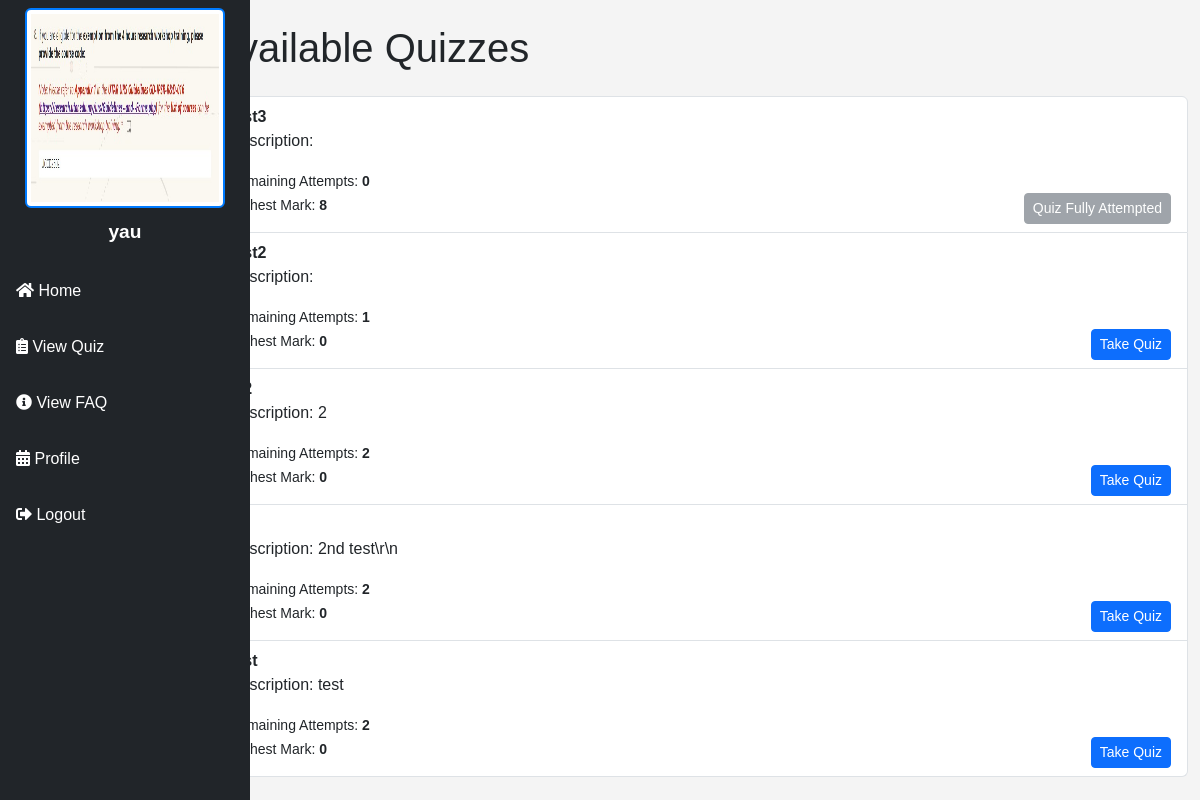
Page /view_quiz.php (signed in) on the committed database.
### tables this page shows
CREATE TABLE `quizzes` (
  `id` int(11) NOT NULL,
  `title` varchar(255) NOT NULL,
  `description` text DEFAULT NULL,
  `created_at` timestamp NOT NULL DEFAULT current_timestamp(),
  `updated_at` timestamp NOT NULL DEFAULT current_timestamp() ON UPDATE current_timestamp(),
  `duration` int(11) DEFAULT 0,
  `max_attempts` int(11) DEFAULT 2
);

CREATE TABLE `quiz_attempts` (
  `id` int(11) NOT NULL,
  `user_id` int(11) DEFAULT NULL,
  `quiz_id` int(11) DEFAULT NULL,
  `attempt_count` int(11) DEFAULT 0,
  `last_attempt` timestamp NOT NULL DEFAULT current_timestamp()
);

### view_quiz.php (the view, shortened to what this page needs)
<?php
include('./config/session_timeout.php');
$username = $_SESSION['user'];
$user_result = $conn->query("SELECT id FROM users WHERE username = '$username'");
$user = $user_result->fetch_assoc();
$user_id = $user['id'];
$result = $conn->query("SELECT * FROM quizzes ORDER BY created_at DESC");
?>
<!DOCTYPE html>
<html lang="en">
<head>
    <link href="https://cdn.jsdelivr.net/npm/bootstrap@5.3.0-alpha1/dist/css/bootstrap.min.css" rel="stylesheet">
    <link rel="stylesheet" href="https://cdnjs.cloudflare.com/ajax/libs/font-awesome/5.15.4/css/all.min.css">
    <link rel="stylesheet" href="./assets/css/style.css">
</head>
<body>
    <div class="container-fluid">
        <div class="row">
            <div class="col-2 p-0">
                <?php include('./config/sidebar.php'); ?>
            </div>
            <div class="col-10">
                <h1 class="my-4">Available Quizzes</h1>
                <ul class="list-group">
                    <?php while ($row = $result->fetch_assoc()): ?>
                        <?php
                        $quiz_id = $row['id'];
                        $attempt_result = $conn->query("SELECT attempt_count FROM quiz_attempts WHERE user_id = $user_id AND quiz_id = $quiz_id");
                        $attempt = $attempt_result->fetch_assoc();
                        $attempt_count = $attempt['attempt_count'] ?? 0;
                        $remaining_attempts = $row['max_attempts'] - $attempt_count;
                        $highest_score_result = $conn->query("SELECT MAX(score) AS highest_score FROM results WHERE user_id = $user_id AND quiz_id = $quiz_id");
                        $highest_score = $highest_score_result->fetch_assoc();
                        $highest_score_output = $highest_score['highest_score'] ?? 0;
                        ?>
                        <li class="list-group-item">
                            <strong><?php echo htmlspecialchars($row['title']); ?></strong><br>
                            <p>Description: <?php echo htmlspecialchars($row['description']); ?><br></p>
                            <small>Remaining Attempts: <strong><?php echo $remaining_attempts; ?></strong></small><br>
                            <small>Highest Mark: <strong><?php echo $highest_score_output; ?></strong></small>
                            <?php if ($attempt_count < $row['max_attempts']): ?>
                                <a href="take_quiz.php?quiz_id=<?php echo $row['id']; ?>"
                                    class="btn btn-primary btn-sm float-end" onclick="return confirmTakeQuiz();">Take Quiz</a>
                            <?php else: ?>
                                <button class="btn btn-secondary btn-sm float-end" disabled>Quiz Fully Attempted</button>
                            <?php endif; ?>
                        </li>
                    <?php endwhile; ?>
                </ul>
            </div>
        </div>
    </div>
</body>
</html>

### config/sidebar.php (shortened to what this page needs)
<div class="sidebar l-navbar bg-dark text-white vh-100" id="nav-bar">
    <div class="sidebar_inner">
        <div class="profile_info">
            <div class="profile_data">
                <?php if (!empty($_SESSION['profile_image'])): ?>
                    <img src="<?= $_SESSION['profile_image'] ?>" alt="Profile Picture" class="img-thumbnail mt-2"
                        width="100">
                <?php endif; ?>
                <p class="name"><?php echo htmlspecialchars($_SESSION['user']); ?></p>
            </div>
        </div>
        <ul class="sidebar_menu list-unstyled">
            <li class="nav-item">
                <a href="home.php" class="nav-link text-white">
                    <i class="fas fa-home"></i> Home
                </a>
            </li>
            <?php if ($_SESSION['role_id'] == 3):  ?>
                <li class="nav-item">
                    <a href="view_quiz.php" class="nav-link text-white">
                        <i class="fas fa-clipboard-list"></i> View Quiz
                    </a>
                </li>
            <?php endif; ?>
            <?php if ($_SESSION['role_id'] == 1 || $_SESSION['role_id'] == 2):  ?>
                <li class="nav-item">
                    <a href="faq.php" class="nav-link text-white">
                        <i class="fas fa-info-circle"></i> Manage FAQ
                    </a>
                </li>
            <?php elseif ($_SESSION['role_id'] == 3):  ?>
                <li class="nav-item">
                    <a href="view_faq.php" class="nav-link text-white">
                        <i class="fas fa-info-circle"></i> View FAQ
                    </a>
                </li>
            <?php endif; ?>
            <li class="nav-item">
                <a href="profile.php" class="nav-link text-white">
                    <i class="fas fa-calendar-alt"></i> Profile
                </a>
            </li>
            <li class="nav-item">
                <a href="./logout.php" class="nav-link text-white">
                    <i class="fas fa-sign-out-alt"></i> Logout
                </a>
            </li>
        </ul>
    </div>
</div>

### assets/css/style.css (style rules this page uses)
body { font-family: Arial, sans-serif; margin: 0; padding: 0; background-color: #f4f4f4; }
.sidebar { width: 250px; background-color: #333; position: fixed; height: 100%; top: 0; left: 0; overflow-x: hidden; transition: 0.3s; z-index: 999; display: block; }
.sidebar a { padding: 16px; display: block; color: white; text-decoration: none; }
.profile_data { display: flex; flex-direction: column; align-items: center; text-align: center; }
.profile_data img { height: 200px; width: 200px; border: 2px solid #007bff; }
.name { font-size: 1.2em; font-weight: bold; color: #fff; margin-top: 10px; }

### rows in the picture
quizzes: max_attempts.attempt_count "0", highest_score_output "8", shows "Quiz Fully Attempted"
quizzes: max_attempts.attempt_count "1", highest_score_output "0"
quizzes: description "2", max_attempts "2", highest_score_output "0"
quizzes: description "2nd test\\r\\n", max_attempts "2", highest_score_output "0"
quizzes: description "test", max_attempts "2", highest_score_output "0"

### other values in the picture
$_SESSION['user'] "yau"
